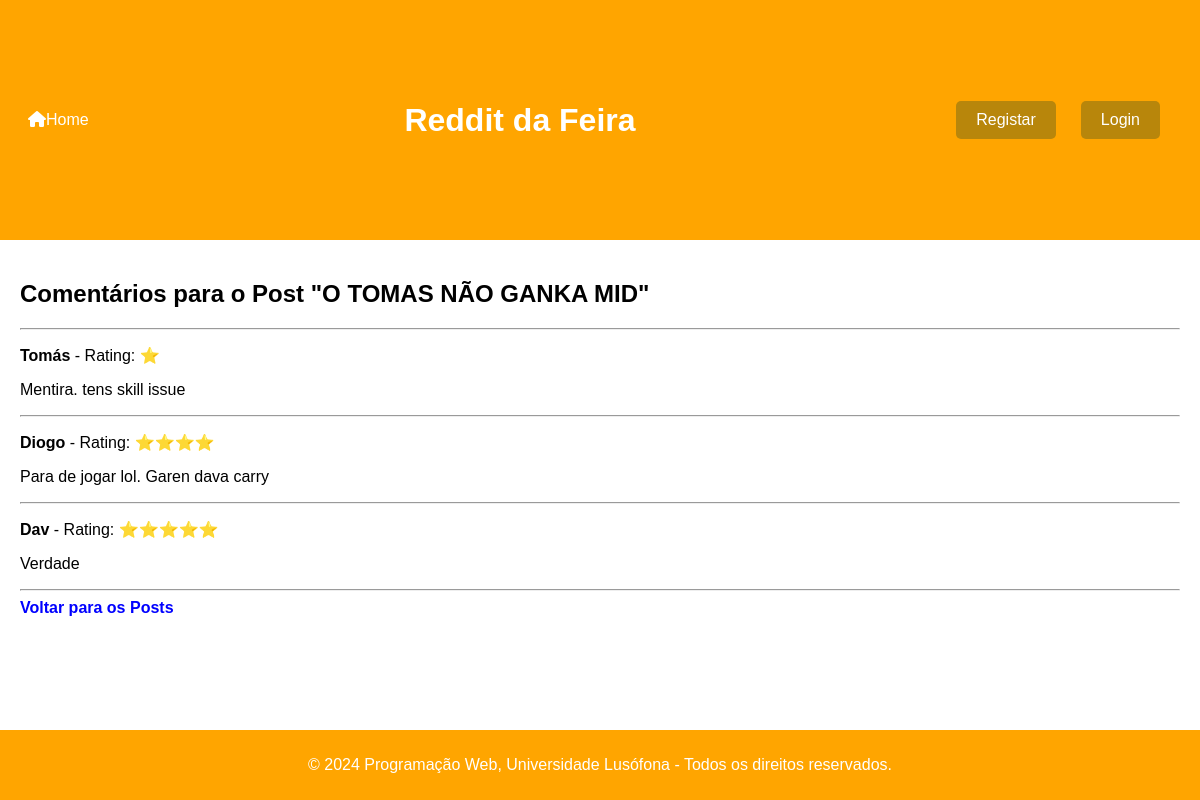
The app's page /artigos/artigos/7/ with its own data.
### artigos/models.py (models this page shows, shortened)
class Post(models.Model):
    autor = models.CharField(max_length=100)
    titulo = models.CharField(max_length=100)
    texto = models.CharField(max_length=100000)
    data = models.DateField(default=datetime.date.today)

class Comentario(models.Model):
    autor = models.CharField(max_length=100)
    texto = models.CharField(max_length=300)
    MUITO_MAU = '⭐'
    MAU = '⭐⭐'
    INDIFERENTE = '⭐⭐⭐'
    BOM = '⭐⭐⭐⭐'
    MUITO_BOM = '⭐⭐⭐⭐⭐'
    RATINGS_CHOICES = [
        (MUITO_MAU, '⭐'),
        (MAU, '⭐⭐'),
        (INDIFERENTE, '⭐⭐⭐'),
        (BOM, '⭐⭐⭐⭐'),
        (MUITO_BOM, '⭐⭐⭐⭐⭐'),
    ]
    rating = models.CharField(max_length=10, choices=RATINGS_CHOICES, default=MUITO_MAU, blank=True, null=True)
    post = models.ForeignKey(Post, on_delete=models.CASCADE, related_name='comentarios')

### artigos/views.py (the view)
# urls.py: path('artigos/<int:post_id>/', views.comments_views, name='comments'),
def comments_views(request, post_id):
    post = Post.objects.get(id=post_id)
    comments = post.comentarios.all()
    context = {'post': post, 'comments': comments}
    return render(request, 'artigos/comments.html', context)

### artigos/templates/artigos/comments.html (shortened to what this page needs)
{% extends 'artigos/layout.html' %}
{% block content %}
    {% load static %}
    <link rel="stylesheet" type="text/css" href="{% static 'artigos/estilos.css' %}">
    <h2>Comentários para o Post "{{ post.titulo }}"</h2>
    <hr>
        {% for comment in comments %}
            <div>
                <p><strong>{{ comment.autor }}</strong> - Rating: {{ comment.get_rating_display }}</p>
                <p>{{ comment.texto }}</p>
            </div>
            <hr>
        {% endfor %}
    <a href="{% url 'artigos:posts' %}" class = "links">Voltar para os Posts</a>
{% endblock %}

### artigos/static/artigos/estilos.css (style rules this page uses)
body { font-family: Arial, sans-serif; margin: 0; padding: 0; height: 100vh; display: flex; flex-direction: column; }
.links { color: blue; text-decoration: none; display: block; font-weight: bold; }

### records on screen
Post: titulo "O TOMAS NÃO GANKA MID"
Comentario: autor "Tomás", rating "⭐", texto "Mentira. tens skill issue"
Comentario: autor "Diogo", rating "⭐⭐⭐⭐", texto "Para de jogar lol. Garen dava carry"
Comentario: autor "Dav", rating "⭐⭐⭐⭐⭐", texto "Verdade"
